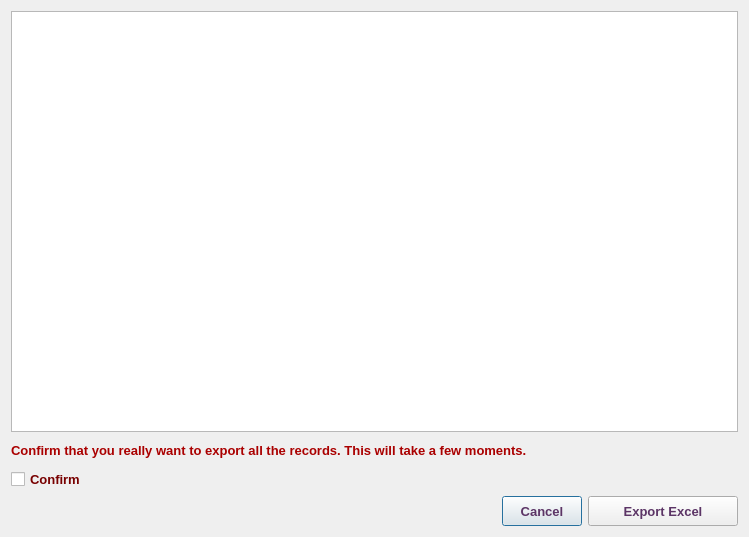
<?xml version="1.0" encoding="UTF-8"?>
<ui version="4.0">
 <class>ExportExcelDialog</class>
 <widget class="QDialog" name="ExportExcelDialog">
  <property name="geometry">
   <rect>
    <x>0</x>
    <y>0</y>
    <width>749</width>
    <height>537</height>
   </rect>
  </property>
  <property name="windowTitle">
   <string>Interface-ODF Excel Export</string>
  </property>
  <property name="windowIcon">
   <iconset resource="../image.qrc">
    <normaloff>:/Image/excel.png</normaloff>:/Image/excel.png</iconset>
  </property>
  <layout class="QVBoxLayout" name="verticalLayout">
   <item>
    <widget class="QTableView" name="tv">
     <property name="font">
      <font>
       <family>Tahoma</family>
       <pointsize>10</pointsize>
      </font>
     </property>
     <property name="alternatingRowColors">
      <bool>true</bool>
     </property>
     <property name="selectionMode">
      <enum>QAbstractItemView::SingleSelection</enum>
     </property>
     <property name="selectionBehavior">
      <enum>QAbstractItemView::SelectRows</enum>
     </property>
    </widget>
   </item>
   <item>
    <widget class="QLabel" name="confirmLbl">
     <property name="minimumSize">
      <size>
       <width>0</width>
       <height>25</height>
      </size>
     </property>
     <property name="maximumSize">
      <size>
       <width>16777215</width>
       <height>25</height>
      </size>
     </property>
     <property name="font">
      <font>
       <family>Tahoma</family>
       <pointsize>10</pointsize>
       <weight>75</weight>
       <bold>true</bold>
      </font>
     </property>
     <property name="styleSheet">
      <string notr="true">color: rgb(170, 0, 0);</string>
     </property>
     <property name="text">
      <string>Confirm that you really want to export all the records. This will take a few moments.</string>
     </property>
    </widget>
   </item>
   <item>
    <widget class="QCheckBox" name="confirmChB">
     <property name="font">
      <font>
       <family>Tahoma</family>
       <pointsize>10</pointsize>
       <weight>75</weight>
       <bold>true</bold>
      </font>
     </property>
     <property name="styleSheet">
      <string notr="true">color: rgb(120, 0, 0);</string>
     </property>
     <property name="text">
      <string>Confirm</string>
     </property>
    </widget>
   </item>
   <item>
    <layout class="QHBoxLayout" name="horizontalLayout">
     <item>
      <spacer name="horizontalSpacer">
       <property name="font">
        <font>
         <family>Tahoma</family>
         <pointsize>10</pointsize>
        </font>
       </property>
       <property name="orientation">
        <enum>Qt::Horizontal</enum>
       </property>
       <property name="sizeHint" stdset="0">
        <size>
         <width>40</width>
         <height>20</height>
        </size>
       </property>
      </spacer>
     </item>
     <item>
      <widget class="QPushButton" name="cancelBtn">
       <property name="sizePolicy">
        <sizepolicy hsizetype="Preferred" vsizetype="Fixed">
         <horstretch>0</horstretch>
         <verstretch>0</verstretch>
        </sizepolicy>
       </property>
       <property name="minimumSize">
        <size>
         <width>80</width>
         <height>30</height>
        </size>
       </property>
       <property name="maximumSize">
        <size>
         <width>120</width>
         <height>30</height>
        </size>
       </property>
       <property name="font">
        <font>
         <family>Tahoma</family>
         <pointsize>10</pointsize>
         <weight>75</weight>
         <bold>true</bold>
        </font>
       </property>
       <property name="styleSheet">
        <string notr="true">color: rgb(92, 53, 102);</string>
       </property>
       <property name="text">
        <string>Cancel</string>
       </property>
      </widget>
     </item>
     <item>
      <widget class="QPushButton" name="okBtn">
       <property name="enabled">
        <bool>true</bool>
       </property>
       <property name="sizePolicy">
        <sizepolicy hsizetype="Preferred" vsizetype="Fixed">
         <horstretch>0</horstretch>
         <verstretch>0</verstretch>
        </sizepolicy>
       </property>
       <property name="minimumSize">
        <size>
         <width>150</width>
         <height>30</height>
        </size>
       </property>
       <property name="maximumSize">
        <size>
         <width>200</width>
         <height>30</height>
        </size>
       </property>
       <property name="font">
        <font>
         <family>Tahoma</family>
         <pointsize>10</pointsize>
         <weight>75</weight>
         <bold>true</bold>
        </font>
       </property>
       <property name="styleSheet">
        <string notr="true">color: rgb(92, 53, 102);</string>
       </property>
       <property name="text">
        <string>Export Excel</string>
       </property>
       <property name="icon">
        <iconset resource="../image.qrc">
         <normaloff>:/Image/excel.png</normaloff>:/Image/excel.png</iconset>
       </property>
       <property name="iconSize">
        <size>
         <width>20</width>
         <height>20</height>
        </size>
       </property>
       <property name="checkable">
        <bool>false</bool>
       </property>
      </widget>
     </item>
    </layout>
   </item>
  </layout>
 </widget>
 <resources>
  <include location="../image.qrc"/>
 </resources>
 <connections/>
</ui>
